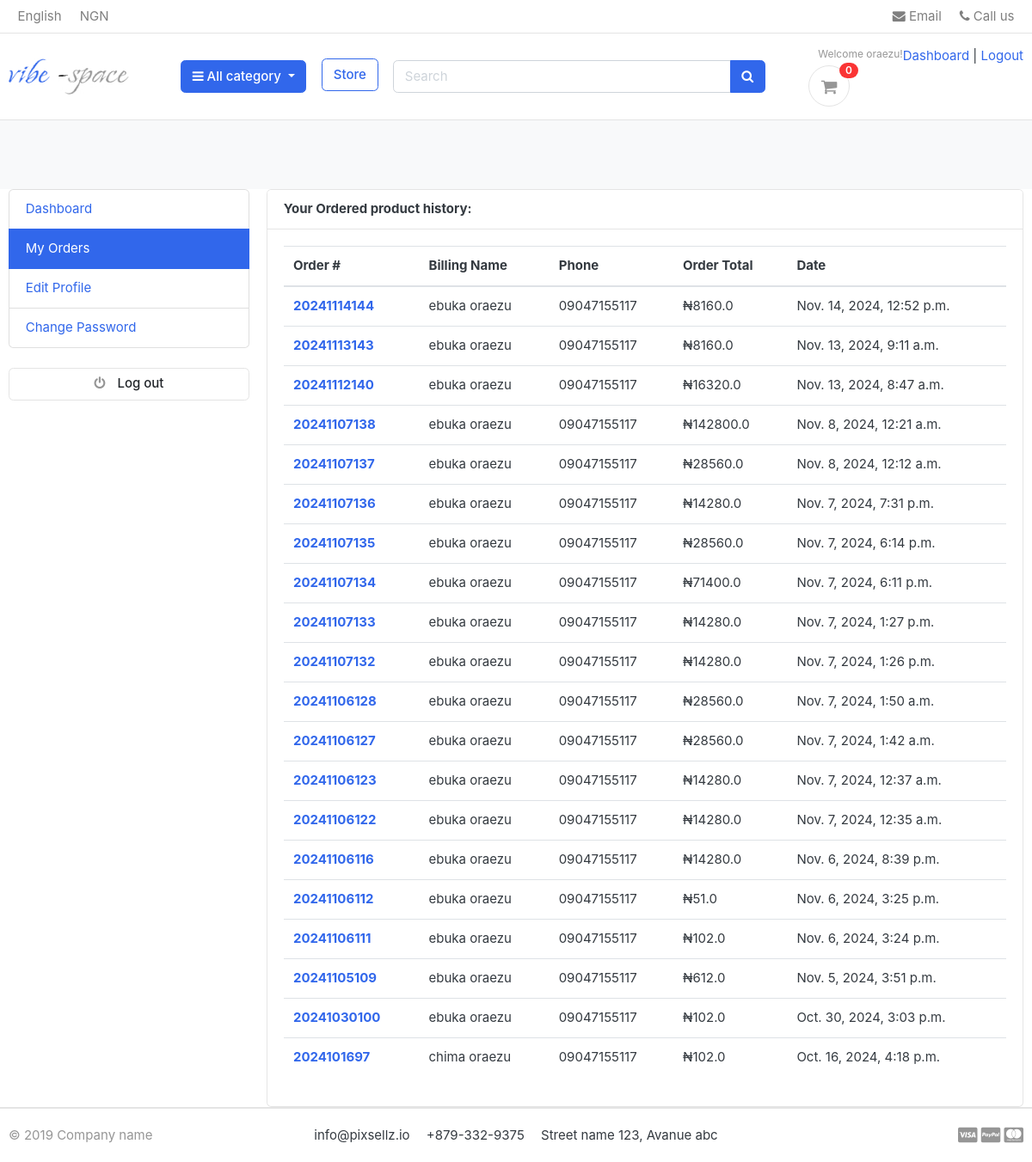
Page /accounts/my_orders/ (signed in) on the earlier database version.
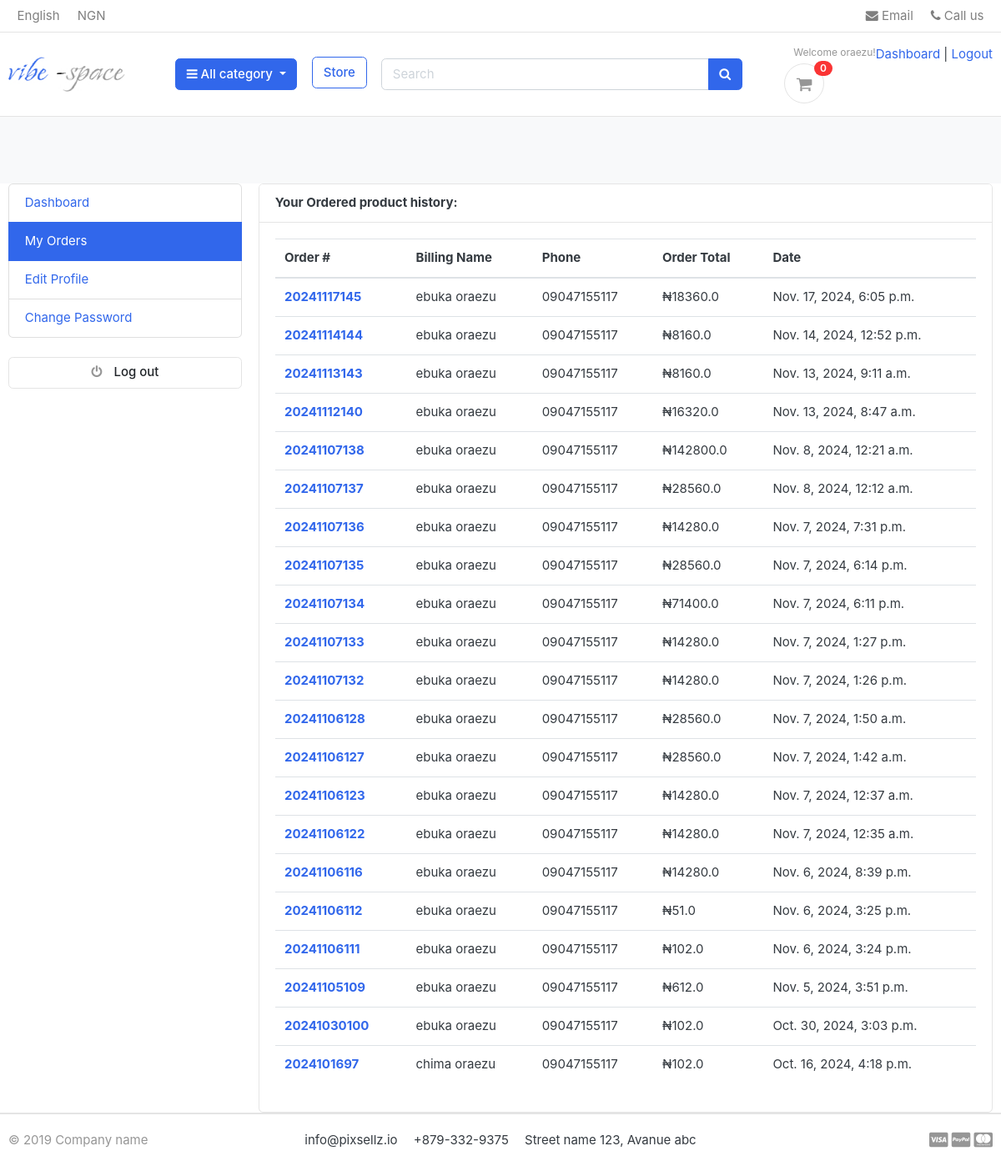
Same page on the later database version.
### orders/models.py (models this page shows, shortened)
class Order(models.Model):
    STATUS=(
        ('New','New'),
        ('success','success'),
        ('Declined','Declined'),
        ('Accepted','Accepted'),
        ('Completed','Completed'),
        ('cancelled','Cancelled'),
    )
    user= models.ForeignKey(Account,on_delete=models.SET_NULL,null=True)
    payment=models.ForeignKey(Payment,on_delete=models.SET_NULL,blank=True,null=True)
    order_number=models.CharField(max_length=20)
    first_name=models.CharField(max_length=50)
    last_name=models.CharField(max_length=50)
    phone=models.CharField(max_length=15)
    email=models.EmailField(max_length=50)
    address_line_1=models.CharField(max_length=50)
    address_line_2=models.CharField(max_length=50,blank=True)
    country=models.CharField(max_length=50)
    state=models.CharField(max_length=50)
    city=models.CharField(max_length=50)
    order_note=models.CharField(max_length=100,blank=True)
    order_total=models.FloatField(max_length=50)
    tax=models.FloatField()
    status=models.CharField(max_length=10,choices=STATUS,default='New')
    ip=models.CharField(blank=True,max_length=20)
    is_ordered=models.BooleanField(default=False)
    created_at=models.DateTimeField(auto_now_add=True)
    Updated_at=models.DateTimeField(auto_now=True)
    def full_name(self):
        return f'{self.first_name} {self.last_name}'

### accounts/views.py (the view)
# urls.py: path('my_orders/',views.my_orders,name='my_orders'),
def my_orders(request):
    orders=Order.objects.filter(user=request.user,is_ordered=True).order_by('-created_at')
    context={
        'orders':orders,
    }
    return render(request,'account/my_orders.html',context)

### carts/context_processors.py (called while the page is built)
def counter (request):
    cart_count = 0
    if 'admin' in request.path:
        return()
    else:
        try:
            cart=Cart.objects.filter(cart_id=_cart_id(request))
            if request .user.is_authenticated:
                 cart_items=Cartitem.objects.all().filter(user=request.user)
            else:
                cart_items=Cartitem.objects.all().filter(cart=cart[:1])
            for cart_item in cart_items:
                cart_count += cart_item.quantity
        except Cart.DoesNotExist:
            cart_count=0
    return dict (cart_count=cart_count)

### carts/views.py (called while the page is built)
def _cart_id(request):
    cart=request.session.session_key
    if not cart:
        cart=request.session.create()
    return cart

### category/context_processors.py (called while the page is built)
def menu_links(request):
    links=  Category.objects.all()
    return dict(links=links)

### category/models.py (called while the page is built)
    def get_url(self):
            return reverse('products_by_category',args=[self.slug])

### templates/account/my_orders.html (shortened to what this page needs)
{% extends 'base.html'%}
{%block pagecontent%}
{% load static %}
<section class="section-conten padding-y bg"></section>
<div class="container">
	<div class="row">
	{% include 'dashboard_sidebar.html'%}
	<main class="col-md-9">
		<article class="card">
		<header class="card-header">
			<strong class="d-inline-block mr-3">Your Ordered product history:</strong>
		</header>
		<div class="card-body">
			<div class="row">
		<div class="col-md-12">
        <table class="table table-hover">
  <thead>
    <tr class="or-head">
      <th scope="col">Order #</th>
      <th scope="col">Billing Name</th>
      <th scope="col">Phone</th>
      <th scope="col">Order Total</th>
      <th scope="col">Date</th>
    </tr>
  </thead>
  <tbody>
    {% for order in orders %}
    <tr>
      <th class="in-order"  scope="row"><a href="{% url 'order_details' order.order_number %}">{{order.order_number}}</a></th>
      <td class="in-order">{{order.full_name}}</td>
      <td class="in-order">{{order.phone}}</td>
      <td class="in-order">₦{{order.order_total}}</td>
      <td class="in-order">{{order.created_at}}</td>
    </tr>
   {%endfor%}
  </tbody>
</table>
                </div>
			</div>
		</div>
		</article>
	</main>
</div>
</div>
{%endblock%}

Differences in the rows shown:
added Order: order_number "20241117145", full_name "ebuka oraezu", phone "09047155117", order_total "18360.0", created_at "Nov. 17, 2024, 6:05 p.m."
